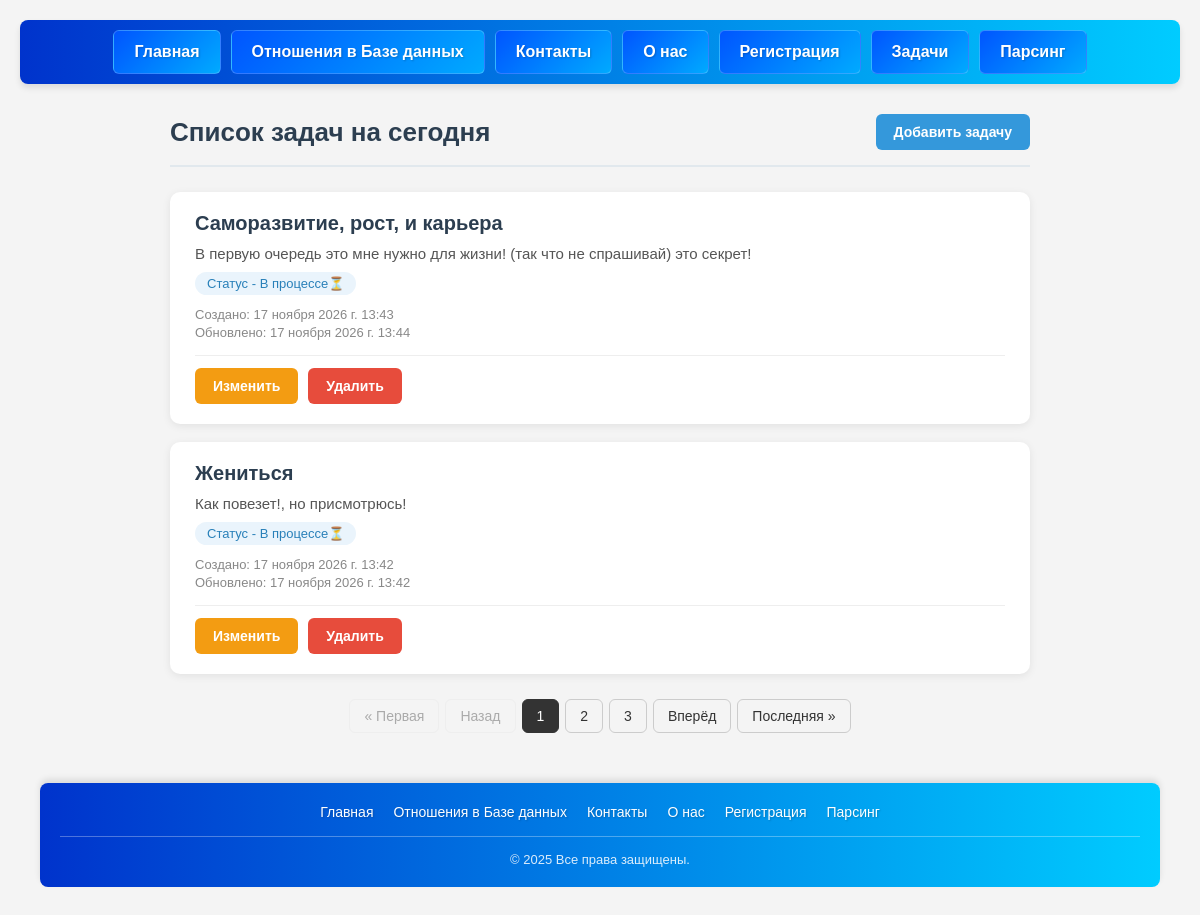
Page /todo_list/ on the committed database.
### todo/models.py (models this page shows)
class Todo(models.Model):
    title = models.CharField(max_length=100, verbose_name='Что планируете?')
    description = models.TextField(verbose_name='Как планируете сделать?', blank=True)
    CHEKING = (
        ('Выполнено✅', 'Выполнено✅'),
        ('В процессе⏳', 'В процессе⏳'),
        ('Не выполнено🚫', 'Не выполнено🚫')
    )
    cheking = models.CharField(max_length=100, default='Не выполнено🚫',
                               choices=CHEKING, verbose_name='Выберите статус')
    created_at = models.DateTimeField(auto_now_add=True)
    upated_at = models.DateTimeField(auto_now=True)

### todo/views.py (the view)
# urls.py: path('todo_list/', read_todo_view, name='read'),
def read_todo_view(request):
    if request.method == "GET":
        todo = Todo.objects.all().order_by("-id")
        paginator_todo = Paginator(todo, 2)
        page = request.GET.get('page')
        page_obj = paginator_todo.get_page(page)
    return render(request, 'todo/todo_list.html', {'todo': page_obj})

### templates/todo/todo_list.html
{% load static %}
{% include 'layouts/header.html' %}
<link rel="stylesheet" href="{% static 'css/crud.css' %}">
<div class="container">
    <div class="page-header">
        <h1>Список задач на сегодня</h1>
        <a href="{% url 'create' %}" class="btn btn-add">Добавить задачу</a>
    </div>
    <ul class="todo-list">
        {% for i in todo %}
        <li class="todo-item">
            <div class="todo-content">
                <h2>{{ i.title }}</h2>
                {% if i.description %}
                <p class="todo-description">{{ i.description }}</p>
                {% else %}
                <p class="todo-description empty">Описание не указано!</p>
                {% endif %}
                <p class="todo-status">Статус - {{ i.cheking }}</p>
                <div class="todo-dates">
                    <p>Создано: {{ i.created_at }}</p>
                    <p>Обновлено: {{ i.upated_at }}</p>
                </div>
            </div>
            <div class="todo-actions">
                <a href="/todo_list/{{ i.id }}/update/" class="btn btn-edit">Изменить</a>
                <a href="/todo_list/{{ i.id }}/delete/" class="btn btn-delete">Удалить</a>
            </div>
        </li>
        {% endfor %}
    </ul>
    {% if todo.has_other_pages %}
    <nav class="pagination">
        {% if todo.has_previous %}
            <a href="?page=1" class="page-link">&laquo; Первая</a>
            <a href="?page={{ todo.previous_page_number }}" class="page-link">Назад</a>
        {% else %}
            <span class="page-link disabled">&laquo; Первая</span>
            <span class="page-link disabled">Назад</span>
        {% endif %}
        {% for num in todo.paginator.page_range %}
            {% if todo.number == num %}
                <span class="page-link active">{{ num }}</span>
            {% elif num > todo.number|add:'-3' and num < todo.number|add:'3' %}
                <a href="?page={{ num }}" class="page-link">{{ num }}</a>
            {% endif %}
        {% endfor %}
        {% if todo.has_next %}
            <a href="?page={{ todo.next_page_number }}" class="page-link">Вперёд</a>
            <a href="?page={{ todo.paginator.num_pages }}" class="page-link">Последняя &raquo;</a>
        {% else %}
            <span class="page-link disabled">Вперёд</span>
            <span class="page-link disabled">Последняя &raquo;</span>
        {% endif %}
    </nav>
    {% endif %}
</div>
{% include 'layouts/footer.html' %}

### static/css/header_and_footer.css (style rules this page uses)
* { margin: 0; padding: 0; box-sizing: border-box; font-family: Arial, sans-serif; }
body { background-color: #f4f4f4; padding: 20px; }

### static/css/crud.css (style rules this page uses)
.container { max-width: 900px; margin: 0 auto; padding: 30px 20px; }
.btn { display: inline-block; padding: 10px 18px; border: none; border-radius: 6px; font-size: 14px; font-weight: 600; text-decoration: none; cursor: pointer; transition: all 0.2s ease; }
.btn-add { background-color: #3498db; color: #fff; }
.btn-edit { background-color: #f39c12; color: #fff; }
.btn-delete { background-color: #e74c3c; color: #fff; }
.page-header { display: flex; justify-content: space-between; align-items: center; margin-bottom: 25px; padding-bottom: 15px; border-bottom: 2px solid #e1e8ed; }
.page-header h1 { font-size: 26px; color: #2c3e50; }
.todo-list { list-style: none; }
.todo-item { background-color: #fff; border-radius: 10px; padding: 20px 25px; margin-bottom: 18px; box-shadow: 0 2px 8px rgba(0, 0, 0, 0.08); transition: box-shadow 0.2s ease; }
.todo-content h2 { font-size: 20px; color: #2c3e50; margin-bottom: 10px; }
.todo-description { color: #555; margin-bottom: 10px; font-size: 15px; }
.todo-status { display: inline-block; background-color: #eaf4fc; color: #2980b9; padding: 4px 12px; border-radius: 12px; font-size: 13px; margin-bottom: 12px; }
.todo-dates { font-size: 13px; color: #888; margin-bottom: 15px; }
.todo-dates p { margin-bottom: 3px; }
.todo-actions { display: flex; gap: 10px; padding-top: 12px; border-top: 1px solid #eee; }
.pagination { display: flex; justify-content: center; flex-wrap: wrap; gap: 6px; margin-top: 25px; }
.page-link { display: inline-block; padding: 8px 14px; border: 1px solid #ccc; border-radius: 6px; color: #333; text-decoration: none; font-size: 14px; transition: 0.2s; }
.page-link.active { background: #333; color: #fff; border-color: #333; cursor: default; }
.page-link.disabled { color: #aaa; border-color: #eee; cursor: not-allowed; }

### rows in the picture
Todo: title "Саморазвитие, рост, и карьера", description "В первую очередь это мне нужно для жизни! (так что не спрашивай) это секрет!", cheking "В процессе⏳", created_at "17 ноября 2026 г. 13:43", upated_at "17 ноября 2026 г. 13:44"
Todo: title "Жениться", description "Как повезет!, но присмотрюсь!", cheking "В процессе⏳", created_at "17 ноября 2026 г. 13:42", upated_at "17 ноября 2026 г. 13:42"

### other values in the picture
{{ num }} "1"
{{ num }} "2" "3"
